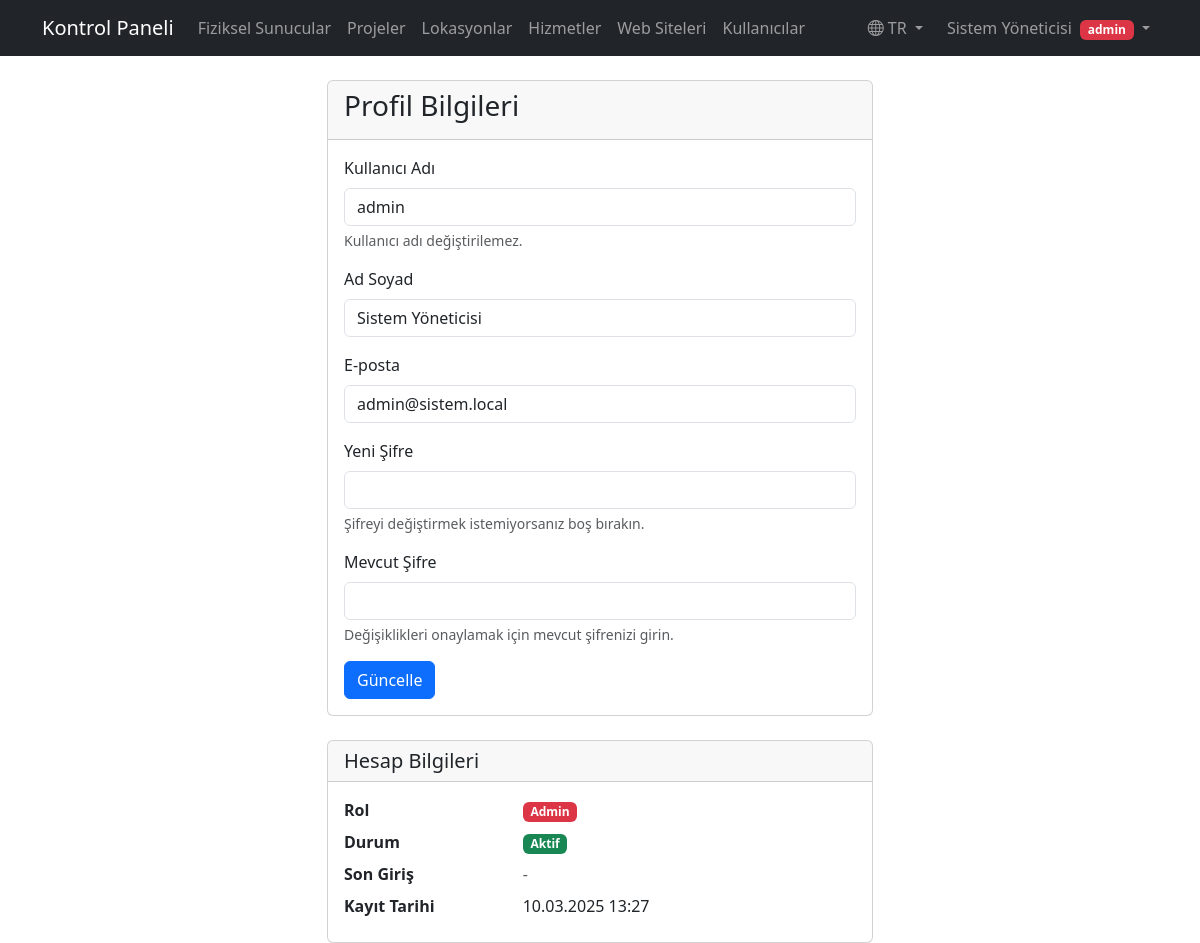
The app's page /profil.php (signed in) with its own data.
### tables this page shows
CREATE TABLE IF NOT EXISTS kullanicilar (
    id INT AUTO_INCREMENT PRIMARY KEY,
    kullanici_adi VARCHAR(50) NOT NULL UNIQUE,
    ad_soyad VARCHAR(100) NOT NULL,
    email VARCHAR(100) NOT NULL UNIQUE,
    sifre VARCHAR(255) NOT NULL,
    rol ENUM('admin', 'kullanici') DEFAULT 'kullanici',
    durum ENUM('Aktif', 'Pasif') DEFAULT 'Aktif',
    son_giris DATETIME,
    olusturma_tarihi TIMESTAMP DEFAULT CURRENT_TIMESTAMP
);

### config/language.php (called while the page is built, shortened)
<?php
class Language
{
    private static $instance = null;
    private $messages = [];
    private $currentLang = 'tr';
    public static function getInstance()
    {
        if (self::$instance === null) {
            self::$instance = new self();
        }
        return self::$instance;
    }
    private function loadLanguage()
    {
        $langFile = dirname(__DIR__) . '/languages/' . $this->currentLang . '/messages.php';
        if (file_exists($langFile)) {
            $this->messages = require $langFile;
        }
    }
    public function get($key, $params = [])
    {
        $message = isset($this->messages[$key]) ? $this->messages[$key] : $key;
        return $message;
    }
    public function getCurrentLang()
    {
        return $this->currentLang;
    }
}

### profil.php (the view, shortened to what this page needs)
<?php
require_once __DIR__ . '/config/database.php';
require_once __DIR__ . '/config/language.php';
$language = Language::getInstance();
$id = $_SESSION['kullanici_id'];
$sql = "SELECT * FROM kullanicilar WHERE id = '$id'";
$result = mysqli_query($conn, $sql);
$kullanici = mysqli_fetch_assoc($result);
?>
<!DOCTYPE html>
<html lang="<?php echo $language->getCurrentLang(); ?>">
<head>
    <link href="https://cdn.jsdelivr.net/npm/bootstrap@5.3.0/dist/css/bootstrap.min.css" rel="stylesheet">
    <link rel="stylesheet" href="https://cdn.jsdelivr.net/npm/bootstrap-icons@1.11.3/font/bootstrap-icons.min.css">
</head>
<body>
    <?php require_once 'header.php'; ?>
    <div class="container">
        <div class="row justify-content-center">
            <div class="col-md-6">
                <div class="card">
                    <div class="card-header">
                        <h1 class="card-title h3"><?php echo $language->get('profile_information'); ?></h1>
                    </div>
                    <div class="card-body">
                        <form method="POST">
                            <div class="mb-3">
                                <label class="form-label"><?php echo $language->get('username'); ?></label>
                                <input type="text" class="form-control" value="<?php echo $kullanici['kullanici_adi']; ?>" readonly>
                                <div class="form-text"><?php echo $language->get('username_help'); ?></div>
                            </div>
                            <div class="mb-3">
                                <label class="form-label"><?php echo $language->get('full_name'); ?></label>
                                <input type="text" class="form-control" name="ad_soyad"
                                    value="<?php echo $kullanici['ad_soyad']; ?>" required>
                            </div>
                            <div class="mb-3">
                                <label class="form-label"><?php echo $language->get('email'); ?></label>
                                <input type="email" class="form-control" name="email"
                                    value="<?php echo $kullanici['email']; ?>" required>
                            </div>
                            <div class="mb-3">
                                <label class="form-label"><?php echo $language->get('new_password'); ?></label>
                                <input type="password" class="form-control" name="yeni_sifre">
                                <div class="form-text"><?php echo $language->get('password_help'); ?></div>
                            </div>
                            <div class="mb-3">
                                <label class="form-label"><?php echo $language->get('current_password'); ?></label>
                                <input type="password" class="form-control" name="mevcut_sifre" required>
                                <div class="form-text"><?php echo $language->get('current_password_help'); ?></div>
                            </div>
                            <button type="submit" class="btn btn-primary"><?php echo $language->get('update'); ?></button>
                        </form>
                    </div>
                </div>
                <div class="card mt-4">
                    <div class="card-header">
                        <h2 class="card-title h5 mb-0"><?php echo $language->get('account_information'); ?></h2>
                    </div>
                    <div class="card-body">
                        <dl class="row mb-0">
                            <dt class="col-sm-4"><?php echo $language->get('role'); ?></dt>
                            <dd class="col-sm-8">
                                <span class="badge <?php echo $kullanici['rol'] == 'admin' ? 'bg-danger' : 'bg-info'; ?>">
                                    <?php echo $language->get('user_role_' . $kullanici['rol']); ?>
                                </span>
                            </dd>
                            <dt class="col-sm-4"><?php echo $language->get('status'); ?></dt>
                            <dd class="col-sm-8">
                                <span class="badge <?php echo $kullanici['durum'] == 'Aktif' ? 'bg-success' : 'bg-secondary'; ?>">
                                    <?php echo $language->get($kullanici['durum'] == 'Aktif' ? 'active' : 'passive'); ?>
                                </span>
                            </dd>
                            <dt class="col-sm-4"><?php echo $language->get('last_login'); ?></dt>
                            <dd class="col-sm-8">
                                <?php
                                if ($kullanici['son_giris']) {
                                    echo date('d.m.Y H:i', strtotime($kullanici['son_giris']));
                                } else {
                                    echo '<span class="text-muted">-</span>';
                                }
                                ?>
                            </dd>
                            <dt class="col-sm-4"><?php echo $language->get('registration_date'); ?></dt>
                            <dd class="col-sm-8">
                                <?php echo date('d.m.Y H:i', strtotime($kullanici['olusturma_tarihi'])); ?>
                            </dd>
                        </dl>
                    </div>
                </div>
            </div>
        </div>
    </div>
</body>
</html>

### records on screen
kullanicilar: kullanici_adi "admin", ad_soyad "Sistem Yöneticisi", email "admin@sistem.local", rol "Admin", durum "Aktif", olusturma_tarihi "10.03.2025 13:27"

### other values on screen
$language->get('dashboard') "Kontrol Paneli"
$language->get('physical_servers') "Fiziksel Sunucular"
$language->get('projects') "Projeler"
$language->get('locations') "Lokasyonlar"
$language->get('services') "Hizmetler"
$language->get('web_sites') "Web Siteleri"
$language->get('users') "Kullanıcılar"
$language->getCurrentLang() "TR"
$_SESSION['ad_soyad'] "Sistem Yöneticisi"
$_SESSION['rol'] "admin"
$language->get('profile_information') "Profil Bilgileri"
$language->get('username') "Kullanıcı Adı"
$language->get('username_help') "Kullanıcı adı değiştirilemez."
$language->get('full_name') "Ad Soyad"
$language->get('email') "E-posta"
